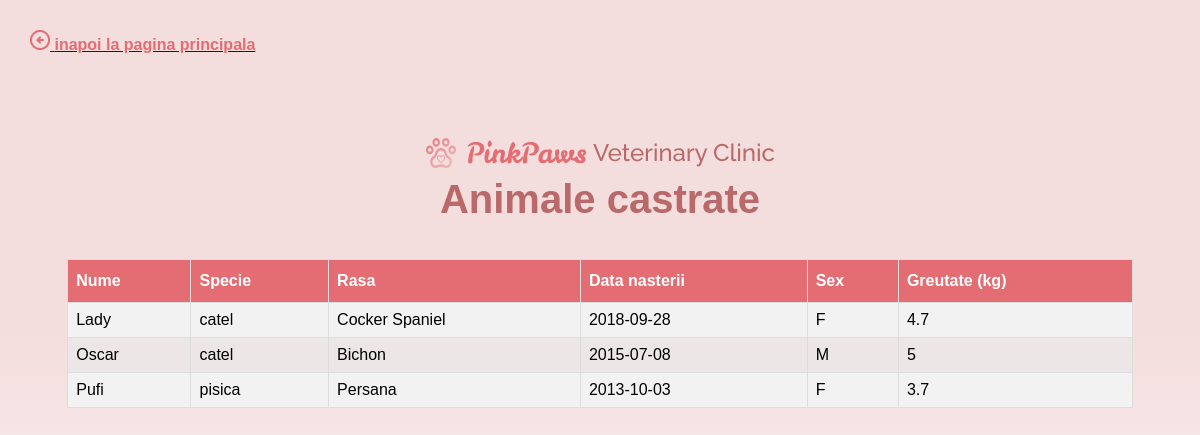
The page /Proiect_BD_Cabinet_Veterinar/admin_animale_c.php (signed in) on the database its author committed.
### tables this page shows
CREATE TABLE `pacienti` (
  `id_pacient` int(11) NOT NULL,
  `id_stapan` int(11) NOT NULL,
  `numep` varchar(50) NOT NULL,
  `specie` varchar(50) NOT NULL,
  `rasa` varchar(50) NOT NULL,
  `data_nasterii` date NOT NULL,
  `sex` char(1) NOT NULL,
  `greutate` float NOT NULL
);

### Proiect_BD_Cabinet_Veterinar/admin_animale_c.php (the view, shortened to what this page needs)
<?php
	include("connection.php");
?>
<!DOCTYPE html>
<html>
<head>
<link rel="stylesheet" href="my_style.css">
</head>
<body class="bkg2">
<poz_sageata><a href="admin_homepage.php"><img src="img\sageata.png" alt="sageata"><text_inapoi_la> inapoi la pagina principala</text_inapoi_la></a></poz_sageata>
<br><br><br><br><br><br><br>
<center><img src="img\titlu1.png" alt="logo clinica"></center>
<center><titlu_homepage>Animale castrate</titlu_homepage></center>
<br><br>
<center><table id="customers">
        <thead>
			<tr>
				<th>Nume</th>
				<th>Specie</th>
				<th>Rasa</th>
				<th>Data nasterii</th>
				<th>Sex</th>
				<th>Greutate (kg)</th>
			</tr>
		</thead>
        <tbody>
            <?php
			$sql1 = "SELECT numep, specie, rasa, data_nasterii, sex, greutate
					FROM Pacienti
					WHERE id_pacient in
							(SELECT Pa.id_pacient
							FROM Pacienti Pa, Istoric_medical I
							WHERE I.id_pacient = Pa.id_pacient and I.castrat = 'D')";
			$result = $con->query($sql1);
			while($row = $result->fetch_assoc()) {
                echo "<tr>
                    <td>" . $row["numep"] . "</td>
                    <td>" . $row["specie"] . "</td>
                    <td>" . $row["rasa"] . "</td>
                    <td>" . $row["data_nasterii"] . "</td>
                    <td>" . $row["sex"] . "</td>
                    <td>" . $row["greutate"] . "</td>
                </tr>";
			}
            ?>
        </tbody>
    </table></center>
<br><br><br><br><br><br><br><br><br><br><br><br><br><br><br><br><br><br>
</body>
</html>

### Proiect_BD_Cabinet_Veterinar/my_style.css (style rules this page uses)
#customers { font-family: Raleway, sans-serif; border-collapse: collapse; width: 90%; }
#customers td, #customers th { border: 1px solid #ddd; padding: 8px; }
#customers tr:nth-child(even) { background-color: #ede6e6; }
#customers tr:nth-child(odd) { background-color: #f2f2f2; }
#customers th { padding-top: 12px; padding-bottom: 12px; text-align: left; background-color: #E36D72; color: white; }
.bkg2 { background: linear-gradient(180deg, #F4DDDD 45.66%, #FFFFFF 100%); }
titlu_homepage { font-family: 'Raleway', sans-serif; font-style: normal; font-weight: 700; font-size: 40px; line-height: 47px; text-align: center; color: #B96969; }
text_inapoi_la { font-family: 'Raleway', sans-serif; font-style: normal; font-weight: 600; font-size: 16px; line-height: 19px; color: #E36D72; }
poz_sageata { position: absolute; left: 30px; top: 30px; }

### rows shown on the page
pacienti: numep "Lady", specie "catel", rasa "Cocker Spaniel", data_nasterii "2018-09-28", sex "F", greutate "4.7"
pacienti: numep "Oscar", specie "catel", rasa "Bichon", data_nasterii "2015-07-08", sex "M", greutate "5"
pacienti: numep "Pufi", specie "pisica", rasa "Persana", data_nasterii "2013-10-03", sex "F", greutate "3.7"
